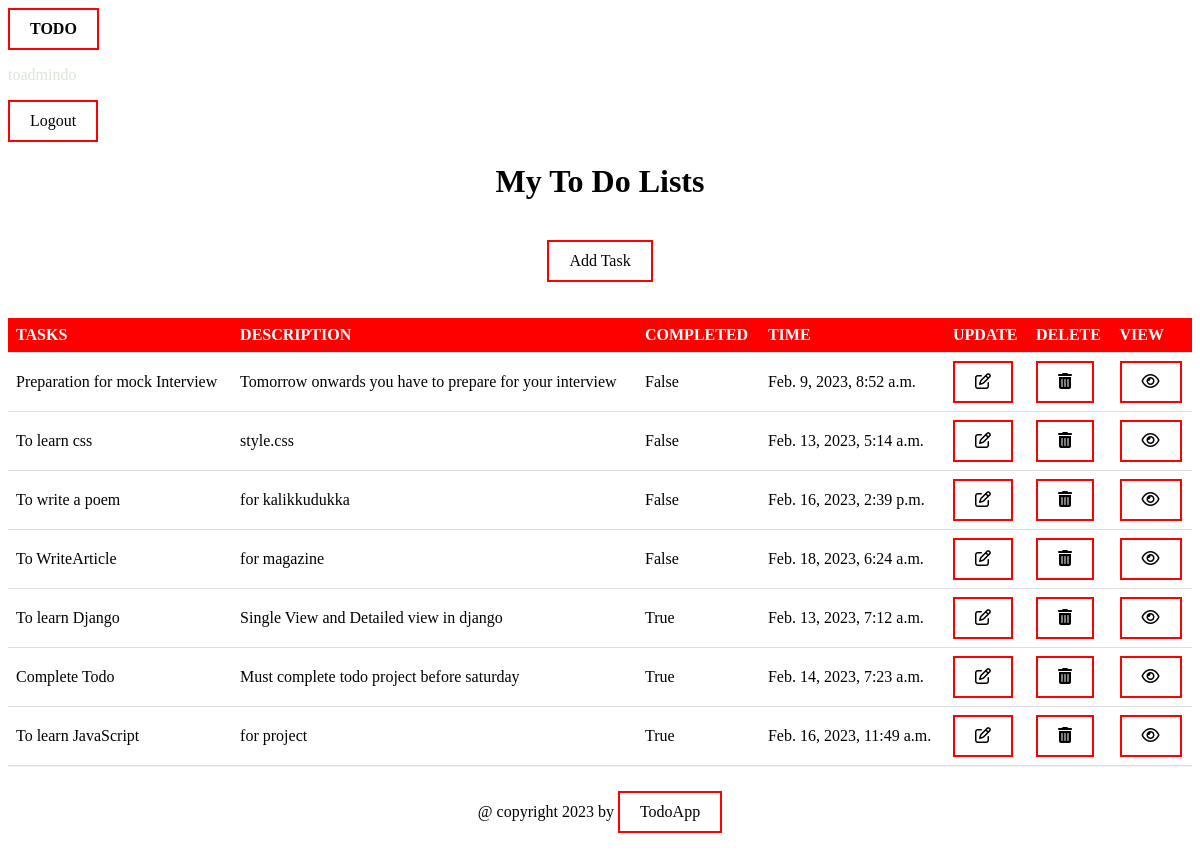
Screenshot of /task-list/ (signed in) with the database file from the repository.
### todo/models.py (models this page shows, shortened)
class Tasks(models.Model):
    title = models.CharField(max_length=200)
    Description = models.TextField()
    completed = models.BooleanField(default=False)
    created = models.DateTimeField(auto_now_add=True)
    class Meta:
        ordering =['completed']

### todo/views.py (the view)
# urls.py: path('task-list/',TaskList.as_view(), name='task1'),
class TaskList(ListView):
    model = Tasks
    context_object_name = 'task1'
    template_name = 'tasklist.html'

### templates/tasklist.html (shortened to what this page needs)
{% load static %}
<!DOCTYPE html>
<html lang="en">
<head>
    <link rel="stylesheet" href="{% static 'css/taskliststyle.css' %}">
</head>
<body>
<div class="container">
        <a  href="{% url 'home' %}" class="logo">Todo</a>
</div>
<form>
    {% if request.user.is_authenticated %}
    <p class="mytag">{{request.user}}</p>
        <a href="{% url 'login' %}">Logout</a>
    {% endif %}
<center>
<h1>My To Do Lists</h1></center>
<div style="overflow-x: auto;">
<table id="customers">
    <tr>
        <th>TASKS</th><th>DESCRIPTION</th><th>COMPLETED</th><th>TIME</th><th>UPDATE</th>&nbsp &nbsp<th>DELETE</th><th>VIEW</th>
    </tr>
    {% for tasks in task1 %}
    <tr>
        <td>{{tasks.title}}</td>
        <td>{{tasks.Description}}</td>
        <td>{{tasks.completed}}</td>
        <td>{{tasks.created}}</td>
        <td><a href="{% url 'task-update' tasks.id %}"><i class="fa-regular fa-pen-to-square"></i></a> </td>
        <td><a href="{% url 'task-delete' tasks.id %}"><i class="fa-solid fa-trash-can" ></i></a></td>
        <td><a href="{% url 'task-detail' tasks.id %}"><i class="fa-regular fa-eye"></i></a></td>
    </tr>
    {% endfor %}
    <center><a href="{% url 'task-create' %}" target="_blank">Add Task</a></center>
    <br><br>
</table>
    </div>
</form>
<footer class="footer">
    <div class="container">
        <p>@ copyright {% now "Y" %} by <a class="ab" href="#">TodoApp</a> </p>
    </div>
</footer>
</body>
</html>

### todo/static/css/taskliststyle.css (style rules this page uses)
:root { --color-primary: #ee394c; --color-secondary: #86b7fe; --color-light: #f2f2f2; --color-gray: #ced4da; --color-dark: #212121; --color-white: #ffffff; --color-error: #e2442f; --color-warning: #ffc900; --color-info: #02a2b9; --color-success: #1ba345; --color-input: #00d1b2; --border-radius: 5px; }
body { background-color:white; }
.logo { padding: 0.5rem; background-color: red; text-decoration: none; color: black; font-weight: bold; text-transform: uppercase; }
.mytag { color:rgb(218, 230, 219); }
table { border-collapse: collapse; width: 100%; }
th, td { padding: 8px; text-align: left; border-bottom: 1px solid #ddd; }
th { background-color:red; color: white; }
a:link, a:visited { background-color: white; color: black; border: 2px solid red; padding: 10px 20px; text-align: center; text-decoration: none; display: inline-block; }
.footer p { text-align: center; }
.footer { margin-top: auto; padding: 0.5rem 0; border-top: solid 1px var(--color-light); }

### rows the page displays
Tasks: title "Preparation for mock Interview", Description "Tomorrow onwards you have to prepare for your interview", completed "False", created "Feb. 9, 2023, 8:52 a.m."
Tasks: title "To learn css", Description "style.css", completed "False", created "Feb. 13, 2023, 5:14 a.m."
Tasks: title "To write a poem", Description "for kalikkudukka", completed "False", created "Feb. 16, 2023, 2:39 p.m."
Tasks: title "To WriteArticle", Description "for magazine", completed "False", created "Feb. 18, 2023, 6:24 a.m."
Tasks: title "To learn Django", Description "Single View and Detailed view in django", completed "True", created "Feb. 13, 2023, 7:12 a.m."
Tasks: title "Complete Todo", Description "Must complete todo project before saturday", completed "True", created "Feb. 14, 2023, 7:23 a.m."
Tasks: title "To learn JavaScript", Description "for project", completed "True", created "Feb. 16, 2023, 11:49 a.m."

### other values shown
{{ request.user }} "toadmindo"
